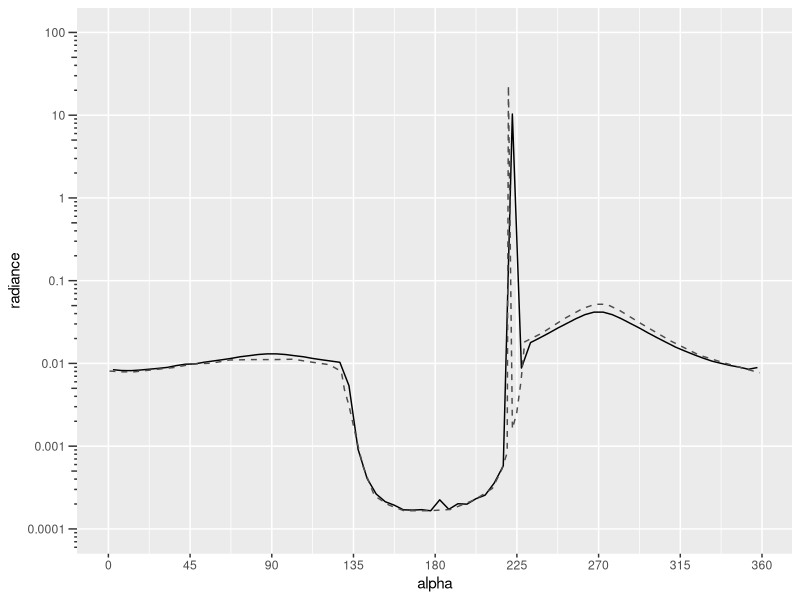
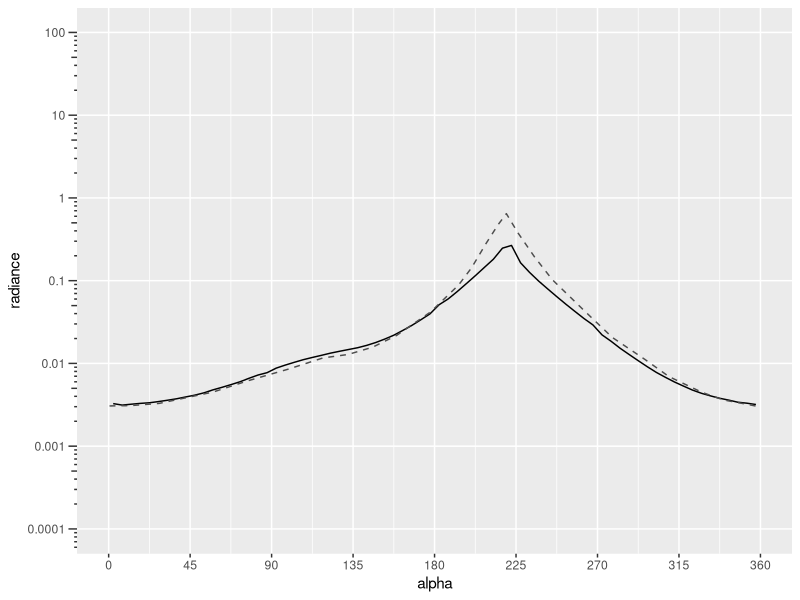
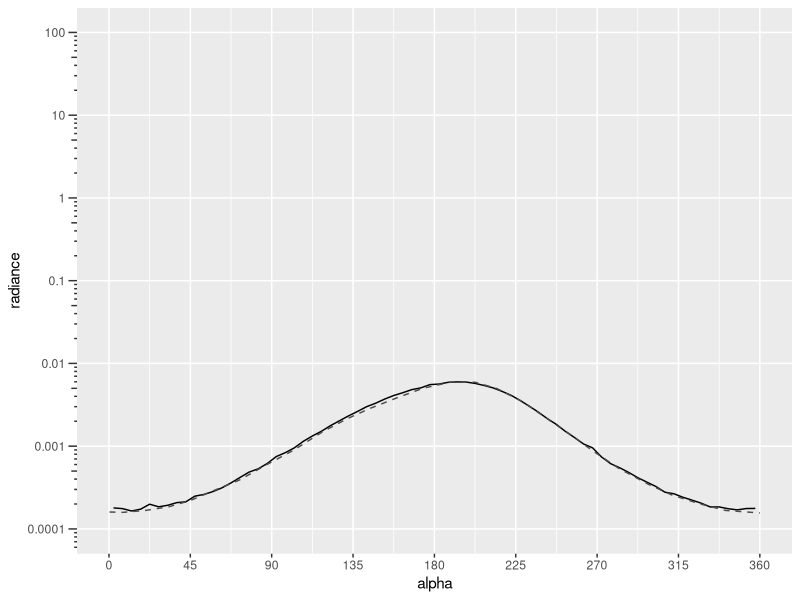

Write the R code that produced these figures, in order.
library(tidyverse)

# Figure 8 comparison
aomc <- read_csv("prob2_aomc_rad.csv")
mobley <- read_csv("mobley_fig8.csv")

# Tau = 0 (Depth = 0)
# Wavelength # 2 is the case where omega = 0.9
fig8_aomc_tau0 <- aomc %>% filter(depth == 0, 
                                  Wavelength == 2, 
                                  phi %in% c(0,180)) %>% 
  mutate(alpha = ifelse(phi == 180, alpha +180, -(alpha -180)))

fig8_mobley_tau0 <- mobley %>% filter(tau == 0)

ggplot(fig8_aomc_tau0, aes(x=alpha, y = radiance)) + geom_line() +
  geom_line(data = fig8_mobley_tau0, aes(x=alpha, y = radiance), lty=2,
            col = "grey30") +
  scale_y_log10(
    breaks = c(0.0001, 0.001, 0.01, 0.1, 1, 10, 100),
    limits = c(0.0001, 100),
    labels = scales::label_number(drop0trailing = TRUE),
    minor_breaks = FALSE) +
  guides(y = guide_axis_logticks())+
  scale_x_continuous(breaks = seq(0, 360, 45))

# Tau = 5 (Depth = 0.5)
# Wavelength # 2 is the case where omega = 0.9
fig8_aomc_tau5 <- aomc %>% filter(depth == 0.5, 
                                  Wavelength == 2, 
                                  phi %in% c(0,180)) %>% 
  mutate(alpha = ifelse(phi == 180, alpha +180, -(alpha -180)))

fig8_mobley_tau5 <- mobley %>% filter(tau == 5)

ggplot(fig8_aomc_tau5, aes(x=alpha, y = radiance)) + geom_line() +
  geom_line(data = fig8_mobley_tau5, aes(x=alpha, y = radiance), lty=2,
            col = "grey30") +
  scale_y_log10(
    breaks = c(0.0001, 0.001, 0.01, 0.1, 1, 10, 100),
    limits = c(0.0001, 100),
    labels = scales::label_number(drop0trailing = TRUE),
    minor_breaks = FALSE) +
  guides(y = guide_axis_logticks())+
  scale_x_continuous(breaks = seq(0, 360, 45))


# Tau = 20 (Depth = 2.0)
# Wavelength # 2 is the case where omega = 0.9
fig8_aomc_tau20 <- aomc %>% filter(depth == 2.0, 
                                  Wavelength == 2, 
                                  phi %in% c(0,180)) %>% 
  mutate(alpha = ifelse(phi == 180, alpha +180, -(alpha -180)))

fig8_mobley_tau20 <- mobley %>% filter(tau == 20)

ggplot(fig8_aomc_tau20, aes(x=alpha, y = radiance)) + geom_line() +
  geom_line(data = fig8_mobley_tau20, aes(x=alpha, y = radiance), lty=2,
            col = "grey30") +
  scale_y_log10(
    breaks = c(0.0001, 0.001, 0.01, 0.1, 1, 10, 100),
    limits = c(0.0001, 100),
    labels = scales::label_number(drop0trailing = TRUE),
    minor_breaks = FALSE) +
  guides(y = guide_axis_logticks())+
  scale_x_continuous(breaks = seq(0, 360, 45))
